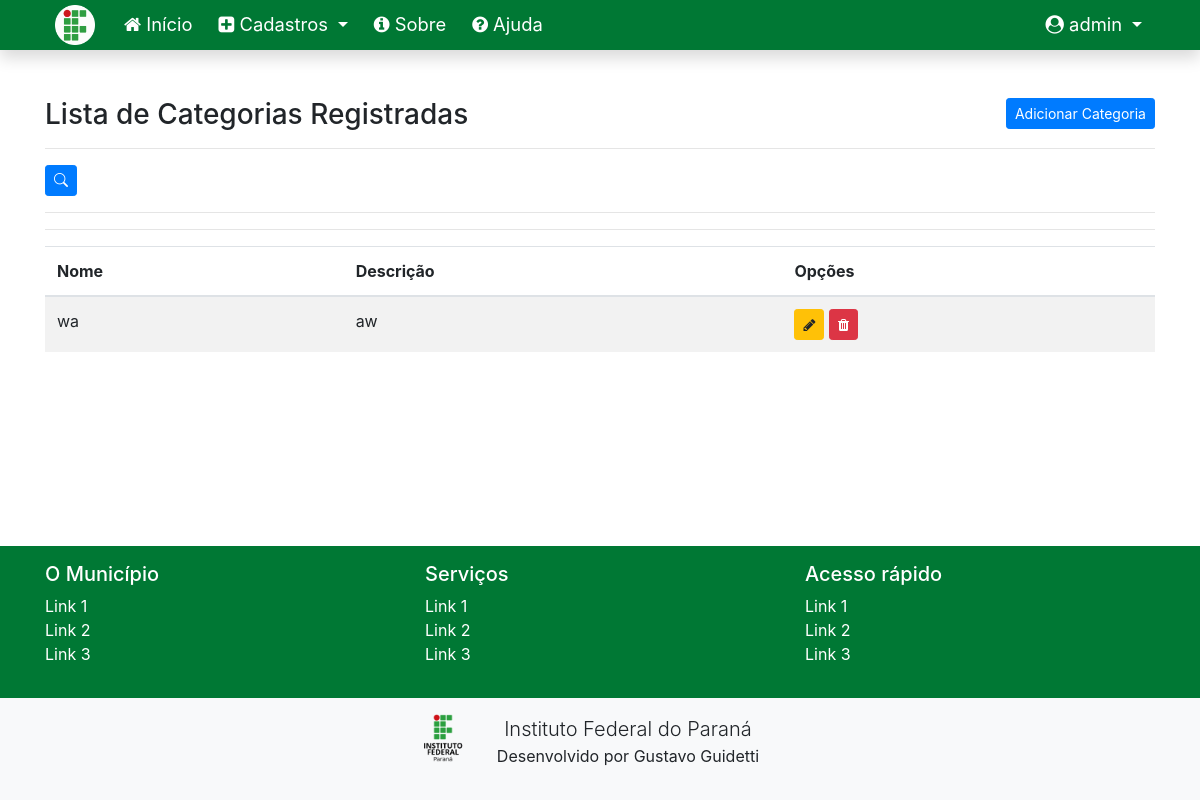
The page /listar/categorias/ (signed in) on the database as committed earlier.
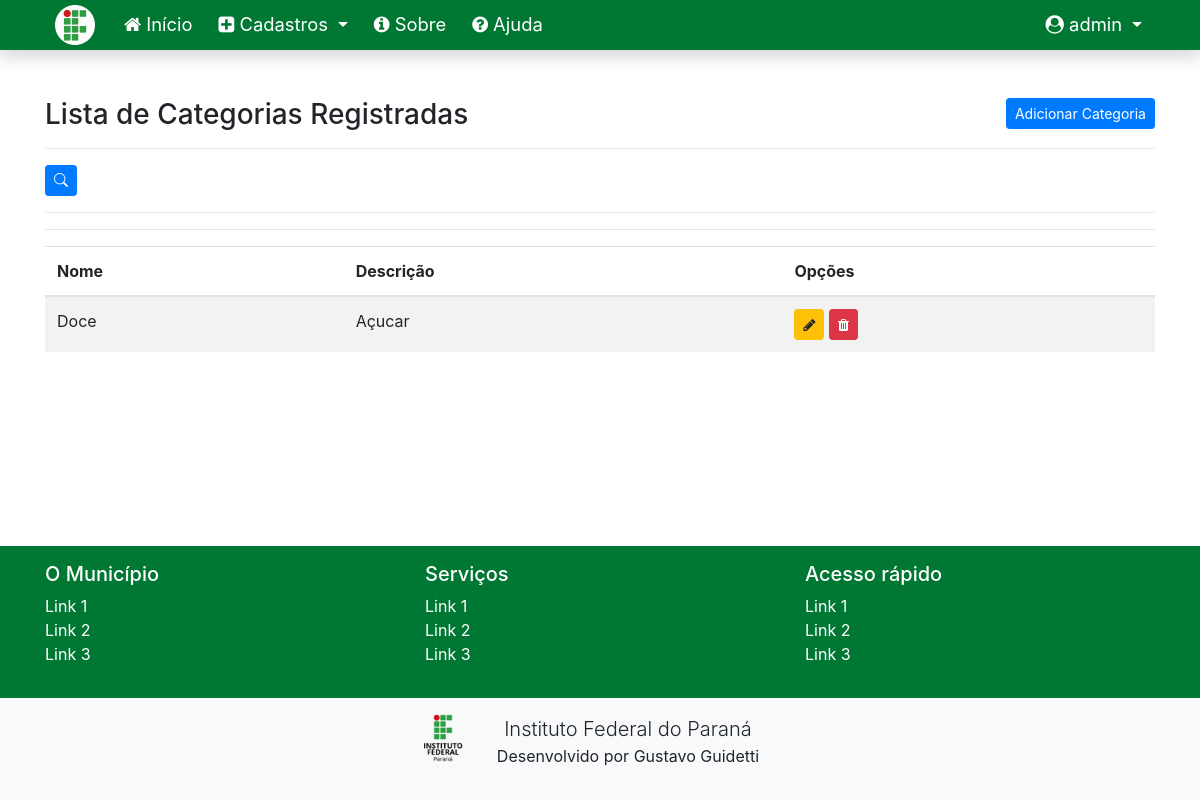
The same page on the database as committed later.
### cadastros/models.py (models this page shows, shortened)
class Categoria(models.Model):
    nome = models.CharField(max_length=50)
    descricao = models.CharField(max_length=50)
    class Meta:
        ordering = ["nome"]

### cadastros/views.py (the view)
# urls.py: path('listar/categorias/', CategoriaList.as_view(), name="listar-categoria"),
class CategoriaList(LoginRequiredMixin, FilterView):
    login_url = reverse_lazy('login')
    model = Categoria
    paginate_by = 50
    template_name = 'cadastros/listas/categoria.html'
    filterset_class = CategoriaFilter

### cadastros/templates/cadastros/listas/categoria.html
{% extends 'paginas/modelo-ifpr.html' %}
{% load static %}
{% block conteudo %}
<h3>
    Lista de Categorias Registradas
    <a href="{% url 'cadastrar-categoria' %}" class="btn btn-primary btn-sm float-right">Adicionar Categoria</a>
</h3>
<hr>
    {% include 'paginas/filter_form.html' %}
<hr>
<hr>
<div class="table-responsive">
    <table class="table table-striped">
        <thead>
            <tr>
                <th>Nome</th>
                <th>Descrição</th>
                <th>Opções</th>
            </tr>
        </thead>
        <tbody>
            {% for categoria in object_list %}
            <tr>
                <td>{{ categoria.nome }}</td>
                <td>{{ categoria.descricao }}</td>
                <td>
                    <a href="{% url 'editar-categoria' categoria.pk %}" class="btn btn-warning btn-sm" title="Editar">
                        <i class="fa fa-pencil" aria-hidden="true"></i>
                    </a>
                    <a href="{% url 'excluir-categoria' categoria.pk %}" class="btn btn-danger btn-sm" title="Excluir">
                        <i class="fa fa-trash" aria-hidden="true"></i>
                    </a>
                </td>
            </tr>
            {% empty %}
            <tr>
                <td colspan="3">Nenhuma categoria registrada.</td>
            </tr>
            {% endfor %}
        </tbody>
    </table>
</div>
{% endblock %}

Rows that differ between the two databases and show on the page:
changed Categoria: nome "wa" → "Doce"; descricao "aw" → "Açucar"
